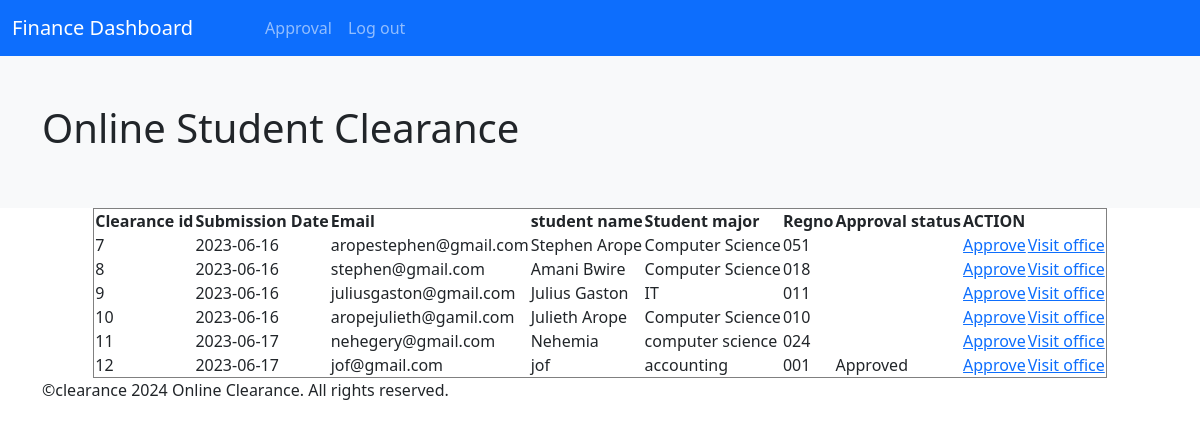
Screenshot of /finance.php with the database file from the repository.
### tables this page shows
CREATE TABLE `clearance` (
  `clearance_id` int(11) NOT NULL,
  `student_id` int(11) DEFAULT NULL,
  `status` varchar(50) DEFAULT NULL,
  `submission_date` date DEFAULT NULL,
  `student_email` varchar(50) DEFAULT NULL,
  `student_name` varchar(50) DEFAULT NULL,
  `student_major` varchar(50) DEFAULT NULL,
  `matric` varchar(50) DEFAULT NULL,
  `username` varchar(50) DEFAULT NULL,
  `lib` varchar(20) DEFAULT NULL,
  `finance` varchar(10) DEFAULT NULL,
  `services` varchar(10) DEFAULT NULL
);

### finance.php (the view, shortened to what this page needs)
<html>
<head>
	<link rel="stylesheet" type="text/css" href="bootstrap.css">
</head>
<body>
	<header>
		<nav class="navbar navbar-expand-lg navbar-dark bg-primary">
			<div class="container-fluid">
				<a class="navbar-brand" href="#">Finance Dashboard</a>
				<div class="collapse navbar-collapse" id="navbarNav">
					<ul class="navbar-nav">
						<li class="nav-item">
							<a class="nav-link" href=""></a>
						</li>
						<li class="nav-item">
							<a class="nav-link" href="#"></a>
						</li>
						<li class="nav-item">
							<a class="nav-link" href="#"></a>
						</li>
						<li class="nav-item">
							<a class="nav-link" href="approveclearance.php">Approval</a>
						</li>
						<li class="nav-item">
							<a class="nav-link" href="logout.php">Log out</a>
						</li>
					</ul>
				</div>
			</div>
		</nav>
	</header>
	<section id="hero" class="bg-light">
		<div class="container py-5">
			<div class="row">
				<div class="col-md-8">
					<h1>Online Student Clearance</h1>
				</div>
			</div>
		</div>
	</section>
	<div class="container">
	<?php
	$link = mysqli_connect("localhost","root","","clearancedb");
$query="select * from clearance";
$result=mysqli_query($link,$query);
echo "<table border='' align='center'>";
echo "<tr>
        <th>Clearance id</th>
        <th>Submission Date</th>
        <th>Email</th>
        <th>student name</th>
        <th>Student major</th>
        <th>Regno</th>
        <th>Approval status</th>
        <th colspan='2'>ACTION</th>
    </tr>";
while($row=mysqli_fetch_array($result)){
    echo "<tr>";
    echo "<td>".$row['clearance_id']."</td>";
    echo "<td>".$row['submission_date']."</td>";
    echo "<td>".$row['student_email']."</td>";
    echo "<td>".$row['student_name']."</td>";
    echo "<td>".$row['student_major']."</td>";
    echo "<td>".$row['matric']."</td>";
    echo "<td>".$row['finance']."</td>";
    echo "<td><a href='approval_finance.php?id=".$row['clearance_id']."'>Approve</a></td>";
	echo "<td><a href='visit_finance.php?id=".$row['clearance_id']."'>Visit office</a></td>";
    echo "</tr>";
}
echo"</table>";
?>
	<p>&copyclearance <?php echo date("Y"); ?> Online Clearance. All rights reserved.</p>
</body>
</html>

### rows the page displays
clearance: clearance_id "7", submission_date "2023-06-16", student_email "aropestephen@gmail.com", student_name "Stephen Arope", student_major "Computer Science", matric "051"
clearance: clearance_id "8", submission_date "2023-06-16", student_email "stephen@gmail.com", student_name "Amani Bwire", student_major "Computer Science", matric "018"
clearance: clearance_id "9", submission_date "2023-06-16", student_email "juliusgaston@gmail.com", student_name "Julius Gaston", student_major "IT", matric "011"
clearance: clearance_id "10", submission_date "2023-06-16", student_email "aropejulieth@gamil.com", student_name "Julieth Arope", student_major "Computer Science", matric "010"
clearance: clearance_id "11", submission_date "2023-06-17", student_email "nehegery@gmail.com", student_name "Nehemia", student_major "computer science", matric "024"
clearance: clearance_id "12", submission_date "2023-06-17", student_email "jof@gmail.com", student_name "jof", student_major "accounting", matric "001", finance "Approved"
